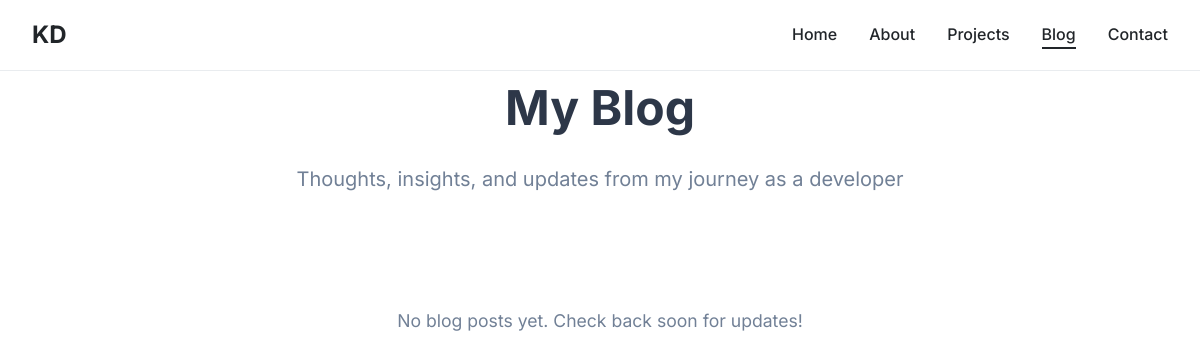
/blog, run on an earlier commit of the app's database.
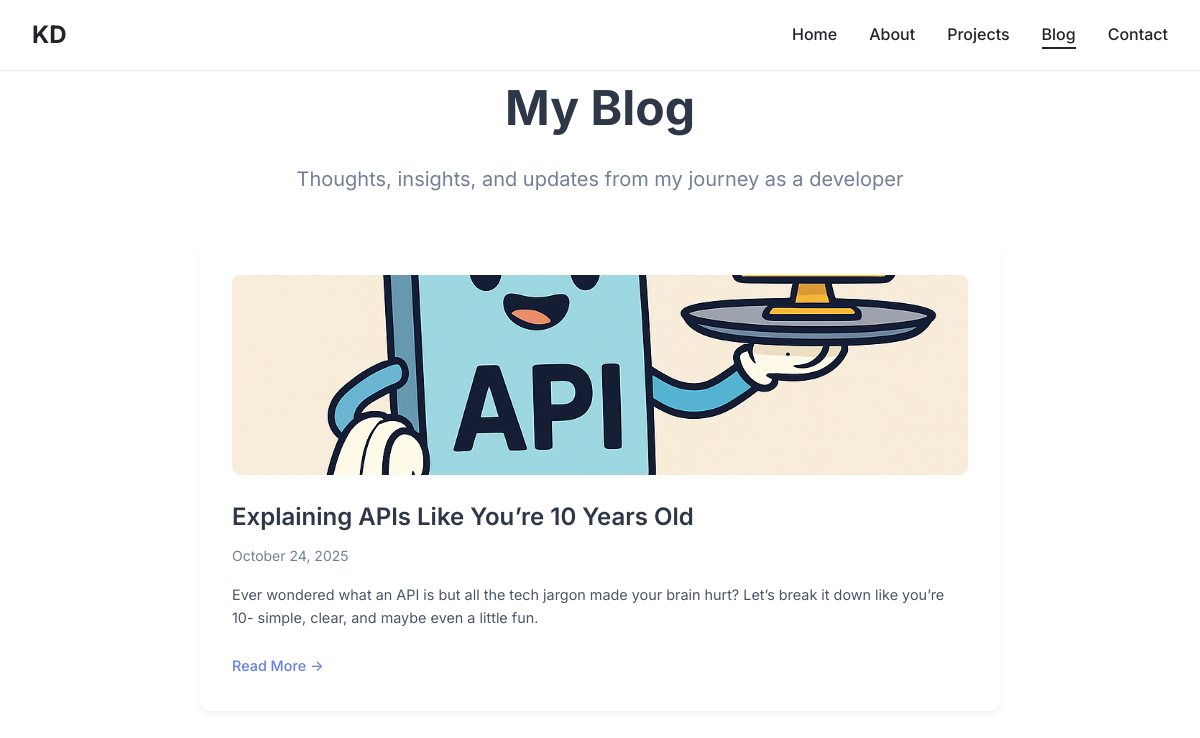
And on a later commit of the database.
### app.py (models this page shows)
class BlogPost(db.Model):
    id = db.Column(db.Integer, primary_key=True)
    title = db.Column(db.String(200), nullable=False)
    content = db.Column(db.Text, nullable=False)
    excerpt = db.Column(db.String(300), nullable=True)
    image_filename = db.Column(db.String(255), nullable=True)
    created_at = db.Column(db.DateTime, default=datetime.utcnow)
    updated_at = db.Column(db.DateTime, default=datetime.utcnow, onupdate=datetime.utcnow)
    published = db.Column(db.Boolean, default=True)

### app.py (the view)
@app.route('/blog')
def blog():
    blog_posts = BlogPost.query.filter_by(published=True).order_by(BlogPost.created_at.desc()).all()
    return render_template('blog.html', blog_posts=blog_posts)

### templates/blog.html (shortened to what this page needs)
<!DOCTYPE html>
<html lang="en">
<head>
    <link rel="stylesheet" href="{{ url_for('static', filename='css/style.css') }}">
</head>
<body>
    <nav class="navbar">
        <div class="nav-container">
            <div class="nav-logo">
                <a href="/">KD</a>
            </div>
            <ul class="nav-menu">
                <li class="nav-item">
                    <a href="/home" class="nav-link">Home</a>
                </li>
                <li class="nav-item">
                    <a href="/about" class="nav-link">About</a>
                </li>
                <li class="nav-item">
                    <a href="/projects" class="nav-link">Projects</a>
                </li>
                <li class="nav-item">
                    <a href="/blog" class="nav-link active">Blog</a>
                </li>
                <li class="nav-item">
                    <a href="/contact" class="nav-link">Contact</a>
                </li>
            </ul>
        </div>
    </nav>
    <main class="main-content">
        <div class="blog-container">
            <div class="blog-header">
                <h1 class="blog-title">My Blog</h1>
                <p class="blog-subtitle">Thoughts, insights, and updates from my journey as a developer</p>
            </div>
            {% if blog_posts %}
                <div class="blog-posts">
                    {% for post in blog_posts %}
                        <article class="blog-post-preview">
                            {% if post.image_filename %}
                                <div class="post-image">
                                    <img src="/uploads/{{ post.image_filename }}" alt="{{ post.title }}" class="featured-image">
                                </div>
                            {% endif %}
                            <div class="post-header">
                                <h2 class="post-title">
                                    <a href="/blog/{{ post.id }}">{{ post.title }}</a>
                                </h2>
                                <p class="post-date">{{ post.created_at.strftime('%B %d, %Y') }}</p>
                            </div>
                            {% if post.excerpt %}
                                <div class="post-excerpt">
                                    {{ post.excerpt }}
                                </div>
                            {% endif %}
                            <div class="post-footer">
                                <a href="/blog/{{ post.id }}" class="read-more">Read More →</a>
                            </div>
                        </article>
                    {% endfor %}
                </div>
            {% else %}
                <div class="empty-blog">
                    <p>No blog posts yet. Check back soon for updates!</p>
                </div>
            {% endif %}
        </div>
    </main>
</body>
</html>

### static/css/style.css (style rules this page uses)
* { margin: 0; padding: 0; box-sizing: border-box; }
:root { --primary-white: #ffffff; --secondary-white: #f8f9fa; --light-gray: #e9ecef; --medium-gray: #6c757d; --dark-gray: #495057; --primary-black: #212529; --secondary-black: #343a40; --accent-black: #000000; --transition: all 0.3s cubic-bezier(0.4, 0, 0.2, 1); --shadow: 0 4px 6px -1px rgba(0, 0, 0, 0.1), 0 2px 4px -1px rgba(0, 0, 0, 0.06); --shadow-lg: 0 10px 15px -3px rgba(0, 0, 0, 0.1), 0 4px 6px -2px rgba(0, 0, 0, 0.05); }
body { font-family: 'Inter', -apple-system, BlinkMacSystemFont, 'Segoe UI', Roboto, sans-serif; line-height: 1.6; color: var(--primary-black); background-color: var(--primary-white); overflow-x: hidden; }
.navbar { position: fixed; top: 0; left: 0; width: 100%; background: rgba(255, 255, 255, 0.95); backdrop-filter: blur(10px); border-bottom: 1px solid var(--light-gray); z-index: 1000; transition: var(--transition); }
.nav-container { max-width: 1200px; margin: 0 auto; padding: 0 2rem; display: flex; justify-content: space-between; align-items: center; height: 70px; }
.nav-logo a { font-size: 1.5rem; font-weight: 700; color: var(--primary-black); text-decoration: none; transition: var(--transition); }
.nav-menu { display: flex; list-style: none; gap: 2rem; }
.nav-link { color: var(--primary-black); text-decoration: none; font-weight: 500; transition: var(--transition); position: relative; }
.nav-link:hover, .nav-link.active { color: var(--primary-black); }
.nav-link::after { content: ''; position: absolute; bottom: -5px; left: 0; width: 0; height: 2px; background: var(--primary-black); transition: var(--transition); }
.nav-link:hover::after, .nav-link.active::after { width: 100%; }
.main-content { margin-top: 70px; }
html { scroll-behavior: smooth; }
.post-excerpt { color: #4a5568; font-size: 0.9rem; line-height: 1.5; }
.blog-container { max-width: 1200px; margin: 0 auto; padding: 0 2rem; }
.blog-header { text-align: center; margin-bottom: 3rem; }
.blog-title { font-size: 3rem; font-weight: 700; color: #2d3748; margin-bottom: 1rem; }
.blog-subtitle { font-size: 1.25rem; color: #718096; }
.blog-posts { display: grid; gap: 2rem; max-width: 800px; margin: 0 auto; }
.blog-post-preview { background: white; padding: 2rem; border-radius: 12px; box-shadow: 0 4px 6px rgba(0, 0, 0, 0.05); transition: transform 0.3s ease, box-shadow 0.3s ease; }
.post-header h2 { margin-bottom: 0.5rem; }
.post-header .post-title a { color: #2d3748; text-decoration: none; font-size: 1.5rem; font-weight: 600; }
.post-date { color: #718096; font-size: 0.875rem; margin-bottom: 1rem; }
.post-excerpt { color: #4a5568; line-height: 1.6; margin-bottom: 1.5rem; }
.read-more { color: #667eea; text-decoration: none; font-weight: 500; font-size: 0.9rem; }
.post-image { margin-bottom: 1rem; }
.featured-image { width: 100%; height: 200px; object-fit: cover; border-radius: 8px; }

What changed in the data, as far as the page shows it:
added BlogPost: image_filename (picture), title "Explaining APIs Like You’re 10 Years Old", created_at "October 24, 2025", excerpt "Ever wondered what an API is but all the tech jargon made your brain hurt? Let’s break it down like you’re 10- simple, clear, and maybe even a little fun."
Also different on the page:
text no longer shown: "No blog posts yet. Check back soon for updates!"
